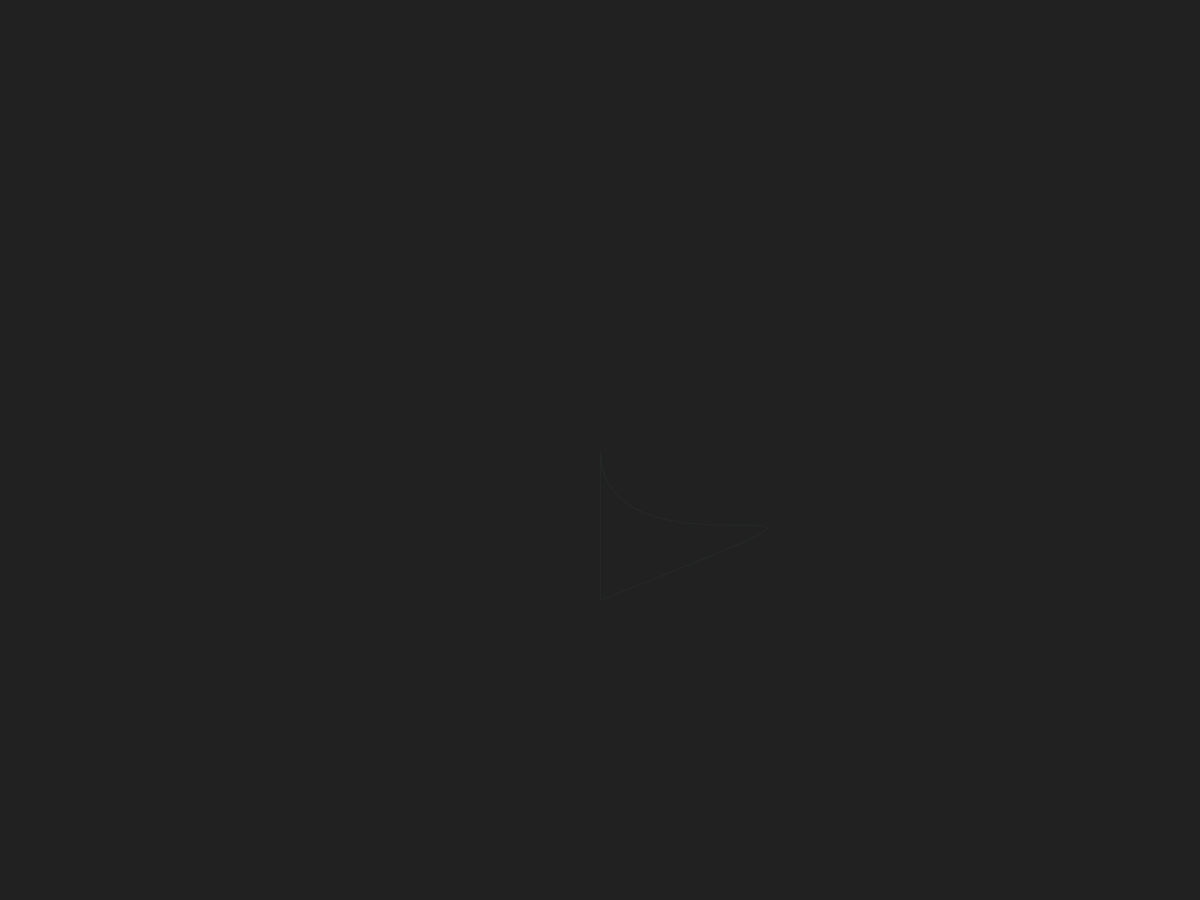
Frame 1 (no input)
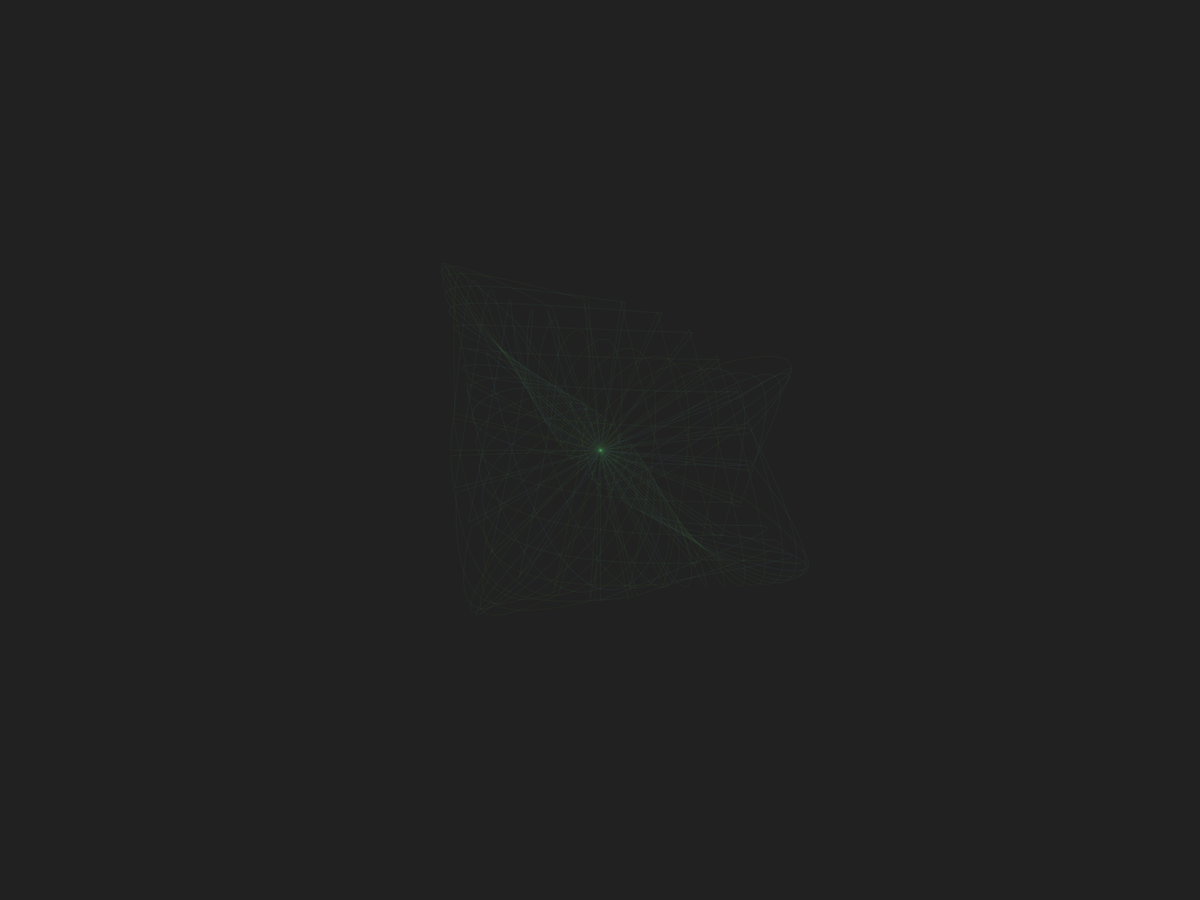
Frame 60 (the mouse pressed at the canvas centre just before this capture)
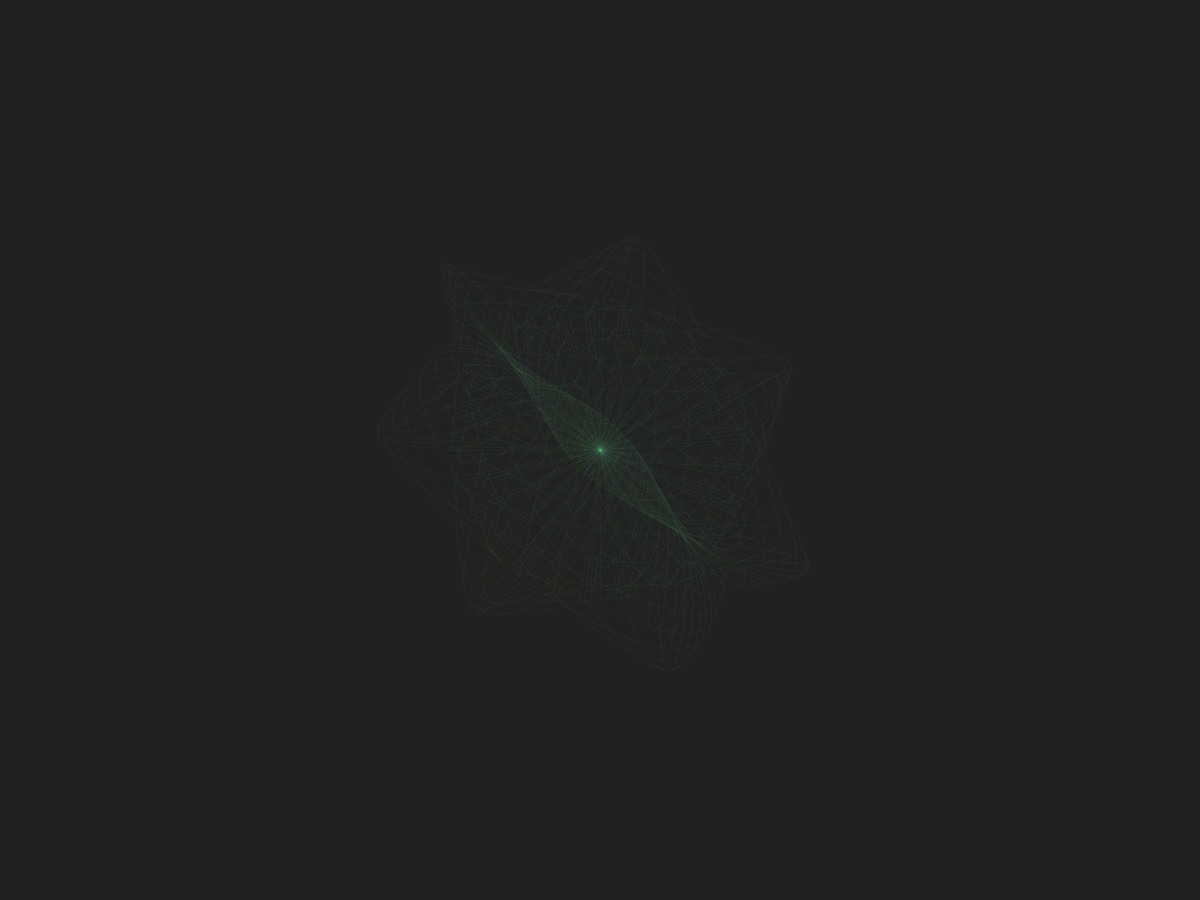
Frame 120 (the mouse held since frame 60 and released just before this capture)

The Processing sketch that drew these frames (run headless with seeded random() and noise(); from frame 60 on, the mouse is pressed at the canvas centre):

// Processing sketch: lines
// ── lines.pde
void setup() {
  fullScreen();
  background(33);
  frameRate(60);
}


// y = 5x
//
// x = 5t
// y = 3t + 3
float t;



void draw(){
  stroke(82, 185, random(255), 15);
  strokeWeight(1);

  translate(width/2, height/2);

  noFill();

  beginShape(POLYGON);
  vertex(0,0);
  bezierVertex(x1(t), y1(t), x2(t), y2(t), x3(t), y3(t));
  vertex(0,0);
  endShape();
  t++;
}

float x1(float t) {
  return sin(t / 10) * 200;
}
float y1(float t) {
  return cos(t / 10) * 200;
}

float x2(float t) {
  return cos(t / 10) * 500;
}
float y2(float t) {
  return sin(t / 10) * 500;
}

float x3(float t) {
  return sin(t / 4) * 200;
}
float y3(float t) {
  return cos(t / 4) * 200;
}

float c1(float t) {
  return sin(t / 10) * 200;
}
float d1(float t) {
  return sin(t / 10) * 200;
}
